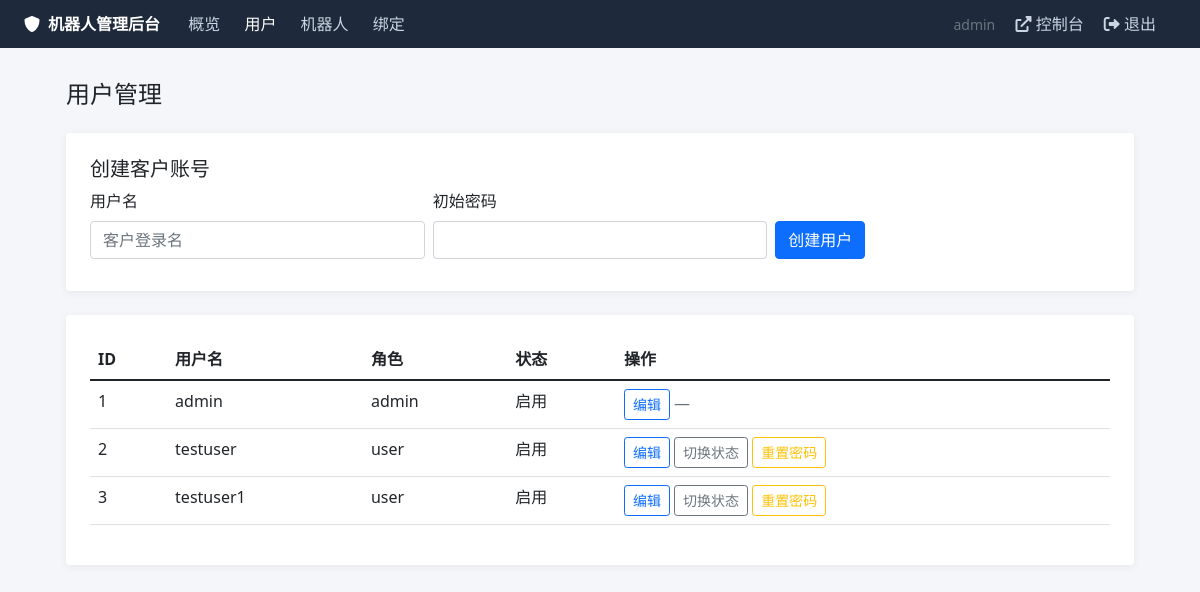
Page /admin/users (signed in) on the committed database.
### tables this page shows
CREATE TABLE users (
                    id INTEGER PRIMARY KEY AUTOINCREMENT,
                    username TEXT NOT NULL UNIQUE,
                    password_hash TEXT NOT NULL,
                    role TEXT NOT NULL DEFAULT 'user',
                    is_active INTEGER NOT NULL DEFAULT 1,
                    created_at REAL NOT NULL DEFAULT (strftime('%s', 'now'))
                );

### auth.py (the view)
@admin_bp.route('/users')
def users_page():
    return render_template('admin/users.html', users=auth_db.list_users())

### app.py (called while the page is built)
@app.after_request
def disable_static_cache(response):
    if request.path.startswith('/static/') or request.path in ('/', '/index'):
        response.headers['Cache-Control'] = 'no-store, no-cache, must-revalidate, max-age=0'
        response.headers['Pragma'] = 'no-cache'
    return response

@app.before_request
def before_request():
    state.connected_clients += 1
    auth_resp = check_request_auth()
    if auth_resp is not None:
        return auth_resp
    path = request.path
    if is_robot_control_api(path, request.method):
        guard = require_robot_for_control()
        if guard is not None:
            return guard

@app.teardown_request
def teardown_request(exception=None):
    state.connected_clients -= 1

@app.context_processor
def inject_auth_context():
    from flask_login import current_user as cu
    selected_robot_id = session.get('selected_robot_id')
    selected_robot_name = None
    has_bound_robots = False
    if cu.is_authenticated and auth_database:
        if cu.is_admin:
            has_bound_robots = len(auth_database.list_robots()) > 0
        else:
            has_bound_robots = len(auth_database.list_robots_for_user(cu.id)) > 0
    if selected_robot_id and auth_database:
        robot = auth_database.get_robot(selected_robot_id)
        if robot:
            selected_robot_name = robot.get('display_name')
    return {
        'selected_robot_id': selected_robot_id,
        'selected_robot_name': selected_robot_name,
        'has_bound_robots': has_bound_robots,
        'robot_control_required': has_bound_robots and not selected_robot_id,
    }

### auth.py (called while the page is built)
def is_public_path(path: str) -> bool:
    if path.startswith('/static/'):
        return True
    return path in ('/login', '/admin/login', '/favicon.ico')

def check_request_auth():
    path = request.path
    if is_public_path(path):
        return None
    if path.startswith('/admin'):
        if path == '/admin/login':
            return None
        if not current_user.is_authenticated:
            return redirect(url_for('admin.login', next=path))
        if not current_user.is_admin:
            abort(403)
        return None
    if not current_user.is_authenticated:
        if path.startswith('/api/'):
            return jsonify({'status': 'error', 'message': '未登录，请先登录'}), 401
        return redirect(url_for('auth.login', next=path))
    return None

    @property
    def is_active(self):
        return self.is_active_account

### templates/admin/users.html (shortened to what this page needs)
{% extends "admin/base.html" %}
{% block content %}
<h4 class="mb-4">用户管理</h4>
<div class="card p-4 mb-4">
    <h5>创建客户账号</h5>
    <div class="row g-2 align-items-end">
        <div class="col-md-4">
            <label class="form-label">用户名</label>
            <input type="text" id="newUsername" class="form-control" placeholder="客户登录名">
        </div>
        <div class="col-md-4">
            <label class="form-label">初始密码</label>
            <input type="password" id="newPassword" class="form-control">
        </div>
        <div class="col-md-4">
            <button type="button" class="btn btn-primary" id="createUserBtn">创建用户</button>
        </div>
    </div>
</div>
<div class="card p-4">
    <table class="table">
        <thead>
            <tr><th>ID</th><th>用户名</th><th>角色</th><th>状态</th><th>操作</th></tr>
        </thead>
        <tbody>
        {% for u in users %}
            <tr data-user-id="{{ u.id }}">
                <td>{{ u.id }}</td>
                <td>{{ u.username }}</td>
                <td>{{ u.role }}</td>
                <td>{% if u.is_active %}启用{% else %}禁用{% endif %}</td>
                <td>
                    <button class="btn btn-sm btn-outline-primary edit-user"
                            data-id="{{ u.id }}"
                            data-username="{{ u.username|e }}"
                            data-role="{{ u.role }}"
                            data-active="{% if u.is_active %}1{% else %}0{% endif %}">编辑</button>
                    {% if u.role != 'admin' %}
                    <button class="btn btn-sm btn-outline-secondary toggle-user">切换状态</button>
                    <button class="btn btn-sm btn-outline-warning reset-pwd">重置密码</button>
                    {% else %}
                    <span class="text-muted">—</span>
                    {% endif %}
                </td>
            </tr>
        {% endfor %}
        </tbody>
    </table>
</div>
{% endblock %}

### templates/admin/base.html (shortened to what this page needs)
<!DOCTYPE html>
<html lang="zh-CN">
<head>
    <link href="https://cdn.jsdelivr.net/npm/bootstrap@5.1.3/dist/css/bootstrap.min.css" rel="stylesheet">
    <link rel="stylesheet" href="https://cdnjs.cloudflare.com/ajax/libs/font-awesome/6.0.0/css/all.min.css">
</head>
<body>
    <nav class="admin-nav">
        <div class="container-fluid px-4 d-flex justify-content-between align-items-center">
            <div>
                <strong><i class="fas fa-shield-alt me-2"></i>机器人管理后台</strong>
                <a href="{{ url_for('admin.dashboard') }}" class="ms-4 {% if request.path == '/admin/' %}active{% endif %}">概览</a>
                <a href="{{ url_for('admin.users_page') }}" class="{% if '/admin/users' in request.path %}active{% endif %}">用户</a>
                <a href="{{ url_for('admin.robots_page') }}" class="{% if '/admin/robots' in request.path %}active{% endif %}">机器人</a>
                <a href="{{ url_for('admin.bindings_page') }}" class="{% if '/admin/bindings' in request.path %}active{% endif %}">绑定</a>
            </div>
            <div>
                <span class="text-muted small me-3">{{ current_user.username }}</span>
                <a href="{{ url_for('index') }}" class="me-3"><i class="fas fa-external-link-alt"></i> 控制台</a>
                <a href="{{ url_for('admin.logout') }}"><i class="fas fa-sign-out-alt"></i> 退出</a>
            </div>
        </div>
    </nav>
    <main class="admin-content">
        {% block content %}{% endblock %}
    </main>
</body>
</html>

### templates/admin/base.html (style rules this page uses)
body { background: #f4f6f9; }
.admin-nav { background: #1e293b; color: #fff; padding: 0.75rem 0; }
.admin-nav a { color: #cbd5e1; text-decoration: none; margin-right: 1.25rem; }
.admin-nav a:hover, .admin-nav a.active { color: #fff; }
.admin-content { max-width: 1100px; margin: 2rem auto; padding: 0 1rem; }
.card { border: none; box-shadow: 0 2px 8px rgba(0,0,0,0.06); }

### rows in the picture
users: username "admin", id "1", role "admin", is_active "启用"
users: id "2", username "testuser", role "user", is_active "启用", shows "切换状态"
users: id "3", username "testuser1", role "user", is_active "启用", shows "切换状态"
